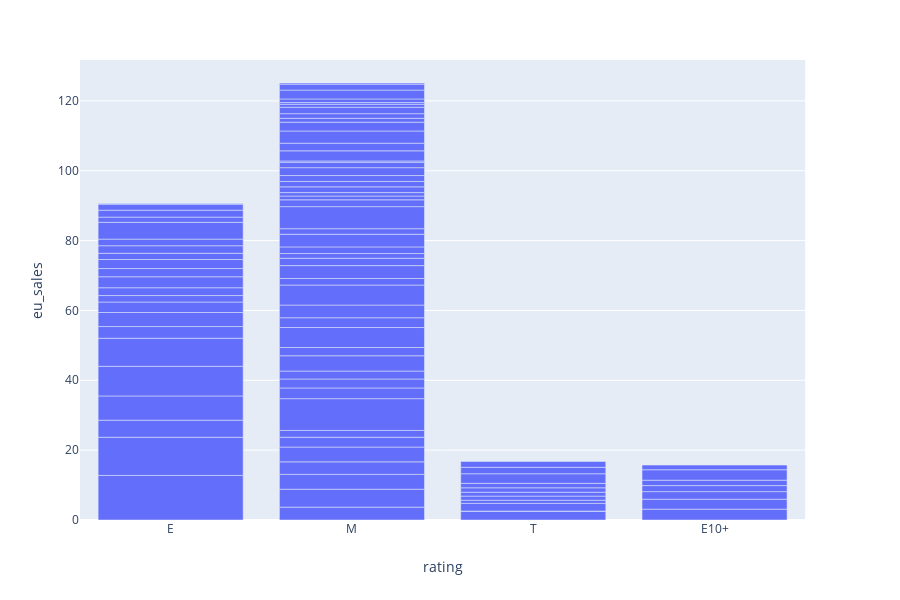

The cell this chart's notebook holds for it:
### Code cell
top_genre = games_new.sort_values(by='rating', axis=0, ascending=False)[:1000]

fig = px.bar(top_platform , 
             x='rating', 
             y='eu_sales',
            )

fig.show()

### Figure 1 — Plotly figure (JSON) as saved in the notebook; plotly's stock layout.template omitted (floating-point values rounded to 4 significant figures)
{"data": [{"alignmentgroup": "True", "hoverlabel": {"namelength": 0}, "hovertemplate": "rating=%{x}<br>eu_sales=%{y}", "legendgroup": "", "marker": {"color": "#636efa"}, "name": "", "offsetgroup": "", "orientation": "v", "showlegend": false, "textposition": "auto", "type": "bar", "x": ["E", "E", "E", "E", "M", "M", "M", "E", "E", "M", "M", "M", "M", "M", "M", "M", "M", "T", "E", null, "M", "E10+", "M", "E10+", null, "M", null, null, "M", "E", "M", "M", "E", "M", "M", null, "M", "E", null, null, "M", "M", "M", "M", "E10+", "M", "E10+", "E", "M", "E", "M", "E10+", "E", "T", "E10+", "E", "M", "M", "T", null, "M", "T", "E", "E", "M", "M", "M", "T", "T", null, "E", "T", null, "E", "M", "M", "E", "M", "M", "E", null, "M", "T", "T", "M", "E", "M", "M", "T", "M", "M", "M", "E10+", "M", "M", "M", null, "E", "T", null], "xaxis": "x", "y": [12.76, 10.93, 4.89, 6.94, 3.68, 5.14, 4.24, 8.49, 8.03, 3.59, 4.24, 2.81, 1.95, 9.09, 3.07, 2.56, 2.28, 2.55, 3.35, 5.86, 4.37, 3.11, 2.36, 2.85, 2.65, 5.73, 3.17, 4.19, 2.79, 4.02, 3.64, 5.73, 3, 1.88, 3.69, 2.11, 2.11, 1.85, 3.49, 2.71, 1.34, 1.9, 3.63, 1.59, 2.16, 6.31, 1.73, 2.24, 1.95, 3.14, 1.08, 1.55, 2.35, 0.01, 2.99, 2.59, 0.99, 1.64, 2.2, 1.37, 1.55, 0.91, 1.79, 2.15, 1.69, 2.26, 1.55, 1.17, 1.11, 3.49, 1.9, 1.27, 1.45, 4.82, 0.38, 2.89, 1.48, 2.19, 3.48, 1.98, 1.72, 2.53, 1.27, 2.75, 1.11, 1.72, 1.33, 1.83, 1.85, 0.87, 0.49, 1.03, 1.33, 2.52, 1.71, 0.33, 1.08, 0.2, 1.68, 3.86], "yaxis": "y"}], "layout": {"barmode": "relative", "height": 600, "legend": {"tracegroupgap": 0}, "margin": {"t": 60}, "xaxis": {"anchor": "y", "domain": [0, 0.98], "title": {"text": "rating"}}, "yaxis": {"anchor": "x", "domain": [0, 1], "title": {"text": "eu_sales"}}}}
